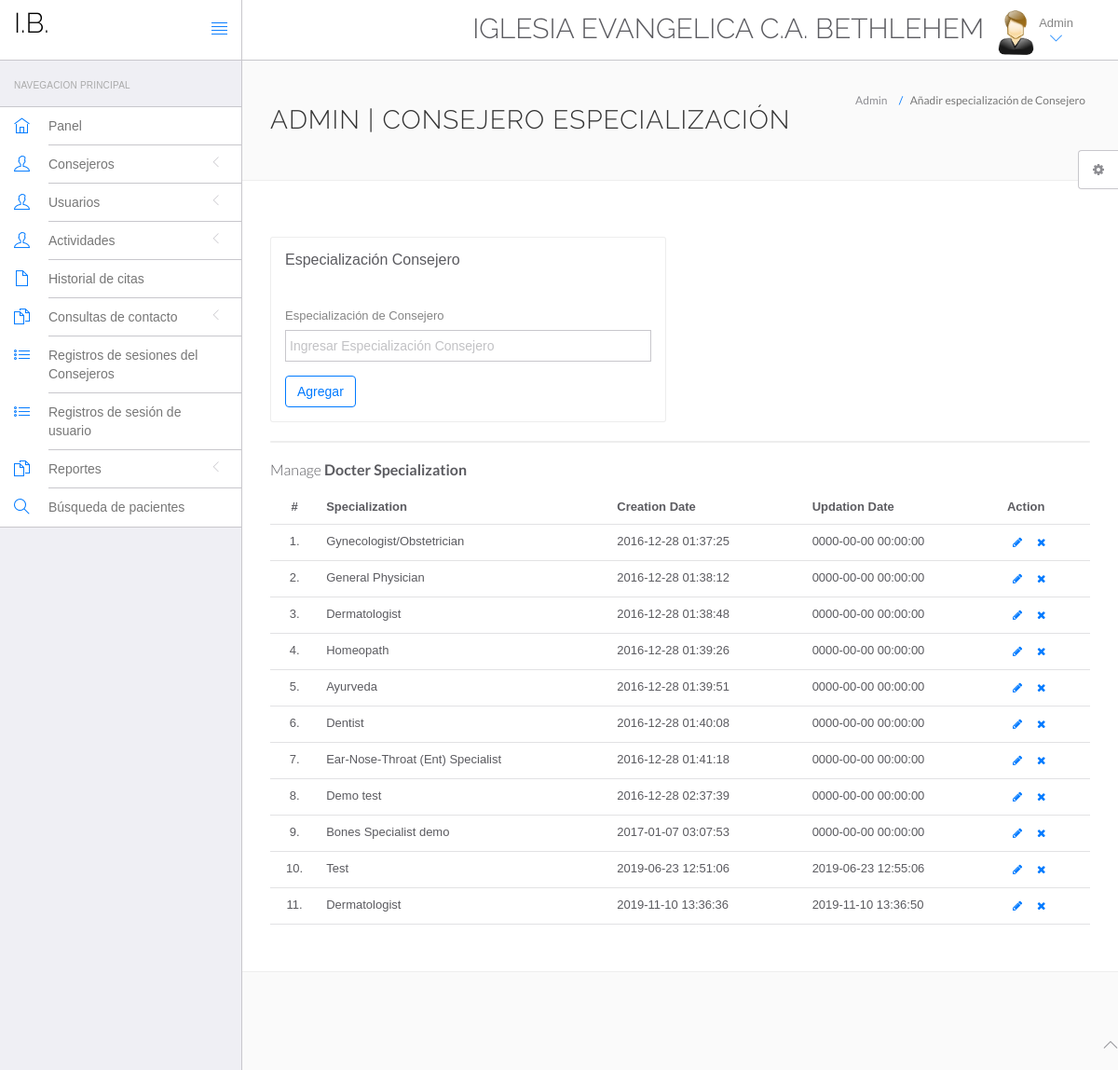
Page /hms/admin/doctor-specilization.php (signed in) on the committed database.
### tables this page shows
CREATE TABLE `doctorspecilization` (
  `id` int(11) NOT NULL AUTO_INCREMENT,
  `specilization` varchar(255) DEFAULT NULL,
  `creationDate` timestamp NULL DEFAULT current_timestamp(),
  `updationDate` timestamp NULL DEFAULT NULL ON UPDATE current_timestamp(),
  PRIMARY KEY (`id`)
);

### hms/admin/doctor-specilization.php (the view, shortened to what this page needs)
<?php
include('include/config.php');
?>
<!DOCTYPE html>
<html lang="en">
	<head>
		<link rel="stylesheet" href="vendor/bootstrap/css/bootstrap.min.css">
		<link rel="stylesheet" href="vendor/fontawesome/css/font-awesome.min.css">
		<link rel="stylesheet" href="vendor/themify-icons/themify-icons.min.css">
		<link href="vendor/animate.css/animate.min.css" rel="stylesheet" media="screen">
		<link href="vendor/perfect-scrollbar/perfect-scrollbar.min.css" rel="stylesheet" media="screen">
		<link href="vendor/switchery/switchery.min.css" rel="stylesheet" media="screen">
		<link href="vendor/bootstrap-touchspin/jquery.bootstrap-touchspin.min.css" rel="stylesheet" media="screen">
		<link href="vendor/select2/select2.min.css" rel="stylesheet" media="screen">
		<link href="vendor/bootstrap-datepicker/bootstrap-datepicker3.standalone.min.css" rel="stylesheet" media="screen">
		<link href="vendor/bootstrap-timepicker/bootstrap-timepicker.min.css" rel="stylesheet" media="screen">
		<link rel="stylesheet" href="assets/css/styles.css">
		<link rel="stylesheet" href="assets/css/plugins.css">
		<link rel="stylesheet" href="assets/css/themes/theme-1.css" id="skin_color" />
	</head>
	<body>
		<div id="app">
<?php include('include/sidebar.php');?>
			<div class="app-content">
						<?php include('include/header.php');?>
				<div class="main-content" >
					<div class="wrap-content container" id="container">
						<section id="page-title">
							<div class="row">
								<div class="col-sm-8">
									<h1 class="mainTitle">Admin | Consejero Especialización</h1>
																	</div>
								<ol class="breadcrumb">
									<li>
										<span>Admin</span>
									</li>
									<li class="active">
										<span>Añadir especialización de Consejero</span>
									</li>
								</ol>
							</div>
						</section>
						<div class="container-fluid container-fullw bg-white">
							<div class="row">
								<div class="col-md-12">
									<div class="row margin-top-30">
										<div class="col-lg-6 col-md-12">
											<div class="panel panel-white">
												<div class="panel-heading">
													<h5 class="panel-title">Especialización Consejero</h5>
												</div>
												<div class="panel-body">
													<form role="form" name="dcotorspcl" method="post" >
														<div class="form-group">
															<label for="exampleInputEmail1">
																Especialización de Consejero
															</label>
							<input type="text" name="doctorspecilization" class="form-control"  placeholder="Ingresar Especialización Consejero">
														</div>
														<button type="submit" name="submit" class="btn btn-o btn-primary">
															Agregar
														</button>
													</form>
												</div>
											</div>
										</div>
											</div>
										</div>
									<div class="col-lg-12 col-md-12">
											<div class="panel panel-white">
											</div>
										</div>
									</div>
									<div class="row">
								<div class="col-md-12">
									<h5 class="over-title margin-bottom-15">Manage <span class="text-bold">Docter Specialization</span></h5>
									<table class="table table-hover" id="sample-table-1">
										<thead>
											<tr>
												<th class="center">#</th>
												<th>Specialization</th>
												<th class="hidden-xs">Creation Date</th>
												<th>Updation Date</th>
												<th>Action</th>
											</tr>
										</thead>
										<tbody>
<?php
$sql=mysqli_query($con,"select * from doctorSpecilization");
$cnt=1;
while($row=mysqli_fetch_array($sql))
{
?>
											<tr>
												<td class="center"><?php echo $cnt;?>.</td>
												<td class="hidden-xs"><?php echo $row['specilization'];?></td>
												<td><?php echo $row['creationDate'];?></td>
												<td><?php echo $row['updationDate'];?>
												</td>
												<td >
												<div class="visible-md visible-lg hidden-sm hidden-xs">
							<a href="edit-doctor-specialization.php?id=<?php echo $row['id'];?>" class="btn btn-transparent btn-xs" tooltip-placement="top" tooltip="Edit"><i class="fa fa-pencil"></i></a>
	<a href="doctor-specilization.php?id=<?php echo $row['id']?>&del=delete" onClick="return confirm('¿Estás seguro de que quieres eliminar?')"class="btn btn-transparent btn-xs tooltips" tooltip-placement="top" tooltip="Remove"><i class="fa fa-times fa fa-white"></i></a>
												</div>
												</td>
											</tr>
											<?php
$cnt=$cnt+1;
											 }?>
										</tbody>
									</table>
								</div>
							</div>
								</div>
							</div>
						</div>
					</div>
				</div>
	<?php include('include/footer.php');?>
	<?php include('include/setting.php');?>
	</body>
</html>

### hms/admin/assets/css/themes/theme-1.css (style rules this page uses)
body { background: #FAFAFA; }

### rows in the picture
doctorspecilization: specilization "Gynecologist/Obstetrician", creationDate "2016-12-28 01:37:25", updationDate "0000-00-00 00:00:00"
doctorspecilization: specilization "General Physician", creationDate "2016-12-28 01:38:12", updationDate "0000-00-00 00:00:00"
doctorspecilization: specilization "Dermatologist", creationDate "2016-12-28 01:38:48", updationDate "0000-00-00 00:00:00"
doctorspecilization: specilization "Homeopath", creationDate "2016-12-28 01:39:26", updationDate "0000-00-00 00:00:00"
doctorspecilization: specilization "Ayurveda", creationDate "2016-12-28 01:39:51", updationDate "0000-00-00 00:00:00"
doctorspecilization: specilization "Dentist", creationDate "2016-12-28 01:40:08", updationDate "0000-00-00 00:00:00"
doctorspecilization: specilization "Ear-Nose-Throat (Ent) Specialist", creationDate "2016-12-28 01:41:18", updationDate "0000-00-00 00:00:00"
doctorspecilization: specilization "Demo test", creationDate "2016-12-28 02:37:39", updationDate "0000-00-00 00:00:00"
doctorspecilization: specilization "Bones Specialist demo", creationDate "2017-01-07 03:07:53", updationDate "0000-00-00 00:00:00"
doctorspecilization: specilization "Test", creationDate "2019-06-23 12:51:06", updationDate "2019-06-23 12:55:06"
doctorspecilization: specilization "Dermatologist", creationDate "2019-11-10 13:36:36", updationDate "2019-11-10 13:36:50"
